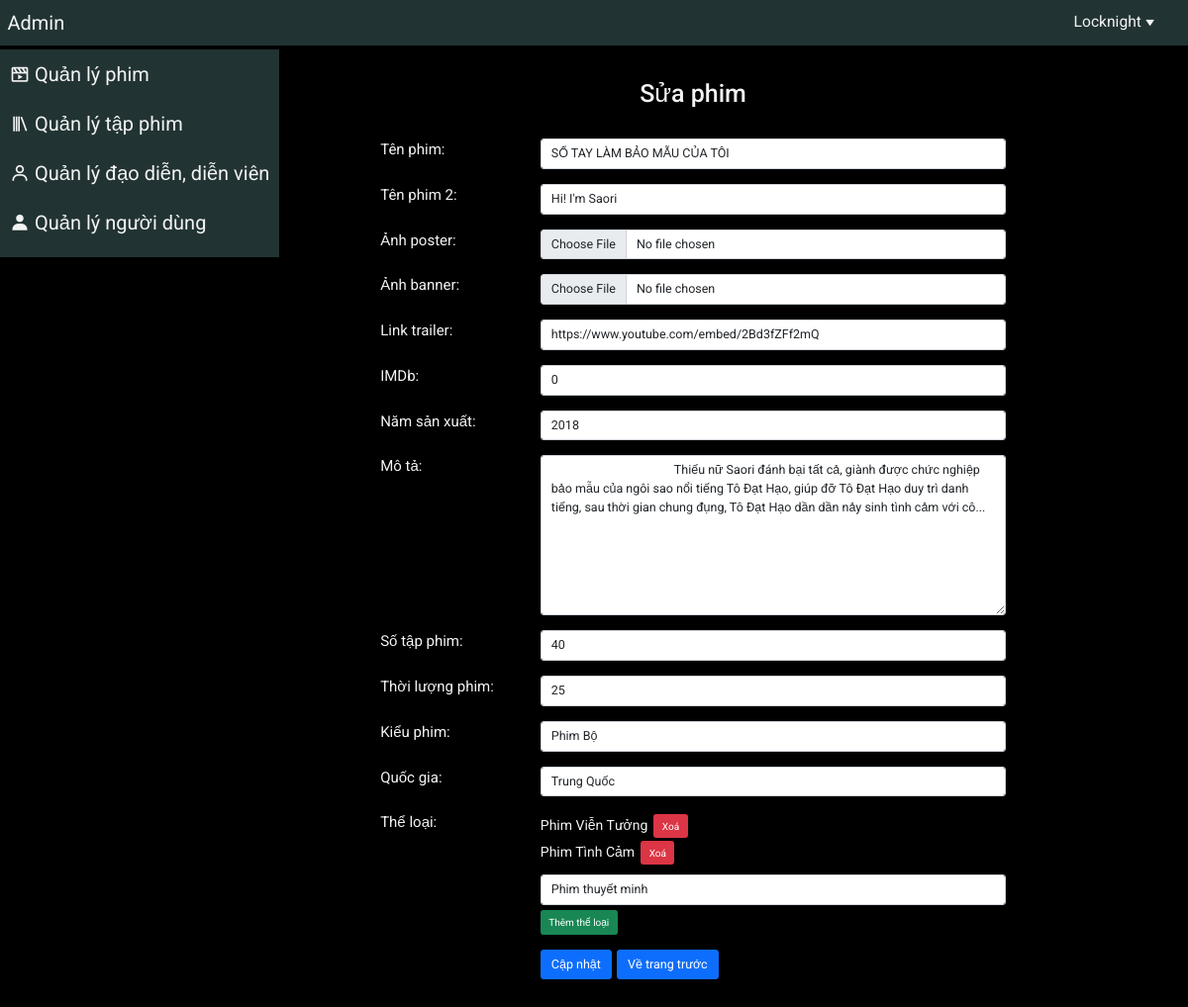
/admin/edit_film.php?film_id=45 (signed in), run on the app's committed database.
### tables this page shows
CREATE TABLE `films` (
	`film_id` INT(20) NOT NULL AUTO_INCREMENT,
	`name` varchar(150) NOT NULL,
	`name2` varchar(150),
	`image` varchar(300),
	`image_banner` varchar(300),
	`trailer` varchar(300),
	`IMDb` FLOAT(3),
	`year` INT(5),
	`description` varchar(1000),
	`episode_number` INT(10),
	`duration` INT(10),
	`num_view` INT(20),
	`nation_id` INT(5) NOT NULL,
	`created_at` TIMESTAMP NOT NULL,
	`updated_at` TIMESTAMP NOT NULL,
	`film_type` INT(5) NOT NULL,
	PRIMARY KEY (`film_id`)
);

CREATE TABLE `nations` (
	`nation_id` INT(5) NOT NULL AUTO_INCREMENT,
	`nation_name` varchar(50) NOT NULL,
	PRIMARY KEY (`nation_id`)
);

CREATE TABLE `genres` (
	`genre_id` INT(10) NOT NULL AUTO_INCREMENT,
	`genre_name` varchar(50) NOT NULL,
	PRIMARY KEY (`genre_id`)
);

### public/admin/edit_film.php (the view, shortened to what the rows shown need)
<?php
    require_once('../../src/db.php');
?>
<?php
    if (isset($_POST['btn-update-film'])) {
        $film_id = $_GET['film_id'];
        $name = $_POST['name'];
        $name2 = $_POST['name2'];
        $trailer = $_POST['trailer'];
        $imdb = $_POST['imdb'];
        $year = $_POST['year'];
        $description = $_POST['description'];
        $episode_number = $_POST['episode_number'];
        $film_type = $_POST['film_type'];
        $duration = $_POST['duration'];
        $nation = $_POST['nation'];
        $genre_text = $_POST['genre'];
        $genres = explode (",", $genre_text);
        $sql_image = "SELECT `image` FROM `films` WHERE `film_id` = ?";
        $stmt_image = $conn->prepare($sql_image);
        $stmt_image->bind_param('i', $film_id);
        $stmt_image->execute();
        $result_image = $stmt_image->get_result();
        $row_image = $result_image->fetch_assoc();
        $image_old = $row_image['image'];
        if (isset($_FILES['image_poster']) && $_FILES['image_poster']['name'] != '') {
            if ($_FILES['image_poster']['error'] == 0) {
                unlink(getUrlOfImageFromAdmin($image_old));
                $film_poster_name = time() . "_" . rand(100, 10000) . "_" . rand(1000, 1000000) . "_" . $_FILES['image_poster']['name'];
                $film_poster_name = str_replace(" ", "_", $film_poster_name);
                $source = $_FILES['image_poster']['tmp_name'];
                $destination = getUrlOfImageFromAdmin($film_poster_name);
                if (move_uploaded_file($source, $destination)) {
                } else {
                    $film_poster_name = "";
                }
            }
        } else {
            $film_poster_name = $image_old;
        }
        $sql_image = "SELECT `image_banner` FROM `films` WHERE `film_id` = ?";
        $stmt_image = $conn->prepare($sql_image);
        $stmt_image->bind_param('i', $_GET['film_id']);
        $stmt_image->execute();
        $result_image = $stmt_image->get_result();
        $row_image = $result_image->fetch_assoc();
        $image_old = $row_image['image_banner'];
        if (isset($_FILES['image_banner']) && $_FILES['image_banner']['name'] != '') {
            if ($_FILES['image_banner']['error'] == 0) {
                unlink(getUrlOfImageFromAdmin($image_old));
                $film_banner_name = time() . "_" . rand(100, 10000) . "_" . rand(1000, 1000000) . "_" . $_FILES['image_banner']['name'];
                $film_banner_name = str_replace(" ", "_", $film_banner_name);
                $source = $_FILES['image_banner']['tmp_name'];
                $destination = getUrlOfImageFromAdmin($film_banner_name);
                if (move_uploaded_file($source, $destination)) {
                } else {
                    $film_poster_name = "";
                }
            }
        } else {
            $film_banner_name = $image_old;
        }
        $sql = "UPDATE `films`
                SET     `name` = ?,
                        `name2` = ?,
                        `image` = ?,
                        `image_banner` = ?,
                        `trailer` = ?,
                        `IMDb` = ?,
                        `year` = ?,
                        `description` = ?,
                        `episode_number` = ?,
                        `duration` = ?,
                        `nation_id` = ?,
                        `updated_at` = NOW(),
                        `film_type` = ?
                WHERE `film_id` = ?;
        ";
        $stmt = $conn->prepare($sql);
        $stmt->bind_param('sssssdisiiiii', $name, $name2, $film_poster_name, $film_banner_name, $trailer, $imdb, $year, $description, $episode_number, $duration, $nation, $film_type, $film_id);
        $stmt->execute();
        $sql_delete_genre = "DELETE FROM `film-genre` WHERE `film_id` = ?";
        $stmt_delete_genre = $conn->prepare($sql_delete_genre);
        $stmt_delete_genre->bind_param('i', $film_id);
        $stmt_delete_genre->execute();
        $sql = "INSERT INTO `film-genre` (`film_id`, `genre_id`)
                VALUES (?, ?)";
        $stmt = $conn->prepare($sql);
        for ($i = 0; $i < count($genres)-1; $i++) {
            $stmt->bind_param('ii', $film_id, $genres[$i]);
            $stmt->execute();
        }
        $_SESSION['message'] = ['body' => 'Sửa phim thành công', 'type' => 'success'];
        header('Location: ');
    } else if (isset($_GET['film_id'])) {
        $sql = "SELECT * FROM `films` WHERE `film_id` = ?";
        $stmt = $conn->prepare($sql);
        $stmt->bind_param('i', $_GET['film_id']);
        $stmt->execute();
        $result = $stmt->get_result();
        $row = $result->fetch_assoc();
        $film_id = $row['film_id'];
        $name = $row['name'];
        $name2 = $row['name2'];
        $trailer = $row['trailer'];
        $imdb = $row['IMDb'];
        $year = $row['year'];
        $description = $row['description'];
        $episode_number = $row['episode_number'];
        $duration = $row['duration'];
        $nation = $row['nation_id'];
        $film_type = $row['film_type'];
    }
?>
<!DOCTYPE html>
<html lang="en">
<head>
    <?php include('./link_css.php') ?>
</head>
<body>
    <div class="wrapper container-fluid">
        <?php include('./header.php') ?>
        <div class="row">
            <div class="col-12 col-md-10">
                <div class="add-film container my-5">
                    <h1 class="text-center">Sửa phim</h1>
                    <div class="mt-5">
                        <form id="form-update-film" method="post" class="form-update-film" action="" enctype="multipart/form-data">
                            <div class="mb-4 row">
                                <div class="col-12 col-lg-6">
                                    <input type="text" class="form-control form-control-lg" id="name" name="name" placeholder="Nhập tên phim" value="<?= htmlentities($name) ?>" />
                                </div>
                            </div>
                            <div class="mb-4 row">
                                <div class="col-12 col-lg-6">
                                    <input type="text" class="form-control form-control-lg" id="name2" name="name2" placeholder="Nhập tên phim 2" value="<?= htmlentities($name2) ?>" />
                                </div>
                            </div>
                            <div class="mb-4 row">
                                <div class="col-12 col-lg-6">
                                    <input type="text" class="form-control form-control-lg" id="trailer" name="trailer" placeholder="Nhập link trailer" value="<?= htmlentities($trailer) ?>" />
                                </div>
                            </div>
                            <div class="mb-4 row">
                                <div class="col-12 col-lg-6">
                                    <input type="number" step="0.1" min="0" max="10" class="form-control form-control-lg" id="imdb" name="imdb" placeholder="Nhập điểm IMDb" value="<?= htmlentities($imdb) ?>" />
                                </div>
                            </div>
                            <div class="mb-4 row">
                                <div class="col-12 col-lg-6">
                                    <input type="number" step="any" min="0" max="2022" class="form-control form-control-lg" id="year" name="year" placeholder="Nhập năm sản xuất" value="<?= htmlentities($year) ?>" />
                                </div>
                            </div>
                            <div class="mb-4 row">
                                <div class="col-12 col-lg-6">
                                    <textarea name="description" id="description" cols="30" rows="8" class="form-control form-control-lg">
                                        <?= htmlentities($description) ?>
                                    </textarea>
                                </div>
                            </div>
                            <div class="mb-4 row">
                                <div class="col-12 col-lg-6">
                                    <input type="number" step="any" min="0" class="form-control form-control-lg" id="episode_number" name="episode_number" placeholder="Nhập số tập phim" value="<?= htmlentities($episode_number) ?>" />
                                </div>
                            </div>
                            <div class="mb-4 row">
                                <div class="col-12 col-lg-6">
                                    <input type="number" step="any" min="0" class="form-control form-control-lg" id="duration" name="duration" placeholder="Nhập thời lượng phim (tính theo phút)" value="<?= htmlentities($duration) ?>" />
                                </div>
                            </div>
                            <div class="mb-4 row">
                                <div class="col-12 col-lg-6">
                                    <select name="film_type" id="film_type" class="form-control form-control-lg">
                                        <?php
                                            $sql_film_type = "SELECT * FROM `film-types`";
                                            $result_film_type = $conn->query($sql_film_type);
                                            if ($result_film_type->num_rows > 0) {
                                                while ($row_film_type = $result_film_type->fetch_assoc()) {
                                        ?>
                                            <option value="<?= $row_film_type['id'] ?>" class="form-control form-control-lg"
                                                <?= ($row_film_type['id'] == $film_type) ? 'selected="selected"' : '' ?>
                                            >
                                                <?= $row_film_type['name'] ?>
                                            </option>
                                        <?php
                                                }
                                            }
                                        ?>
                                    </select>
                                </div>
                            </div>
                            <div class="mb-4 row">
                                <div class="col-12 col-lg-6">
                                    <select name="nation" id="nation" class="form-control form-control-lg">
                                        <?php
                                            $sql_nation = "SELECT * FROM `nations`";
                                            $result_nation = $conn->query($sql_nation);
                                            if ($result_nation->num_rows > 0) {
                                                while ($row_nation = $result_nation->fetch_assoc()) {
                                        ?>
                                            <option value="<?= $row_nation['nation_id'] ?>" class="form-control form-control-lg"
                                                     <?= ($row_nation['nation_id'] == $nation) ? 'selected="selected"' : '' ?>
                                            >
                                                <?= $row_nation['nation_name'] ?>
                                            </option>
                                        <?php
                                                }
                                            }
                                        ?>
                                    </select>
                                </div>
                            </div>
                            <div class="mb-4 row">
                                <div class="col-12 col-lg-6">
                                    <div  class="genre-box">
                                        <ul class="genre-list">
                                            <?php
                                                $sql_genre = "SELECT g.genre_id as `genre_id`, g.genre_name as `genre_name`
                                                              FROM `film-genre` as fg, `genres` as g
                                                              WHERE fg.genre_id = g.genre_id
                                                                    AND fg.film_id = $film_id
                                                ";
                                                $result_genre = $conn->query($sql_genre);
                                                if ($result_genre->num_rows > 0) {
                                                    while ($row_genre = $result_genre->fetch_assoc()) {
                                            ?>
                                                <li class="genre-item my-1 genre-id-<?= $row_genre['genre_id'] ?>">
                                                    <?= $row_genre['genre_name'] ?>
                                                    <button class="btn btn-danger ms-1"
                                                        onClick="removeGenre(<?= $row_genre['genre_id'] ?>);"
                                                    >
                                                        Xoá
                                                    </button>
                                                </li>
                                            <?php
                                                    }
                                                }
                                            ?>
                                        </ul>
                                    </div>
                                </div>
                            </div>
                        </form>
                    </div>
                </div>
            </div>
        </div>
    </div>
</body>
</html>

### data on the page
films: name "SỔ TAY LÀM BẢO MẪU CỦA TÔI", name2 "Hi! I'm Saori", trailer "https://www.youtube.com/embed/2Bd3fZFf2mQ", imdb "0", year "2018", description "Thiếu nữ Saori đánh bại tất cả, giành được chức nghiệp bảo mẫu của ngôi sao nổi tiếng Tô Đạt Hạo, giúp đỡ Tô Đạt Hạo duy trì danh tiếng, sau thời gian chung đụng, Tô Đạt Hạo dần dần nảy sinh tình cảm với cô...", episode_number "40", duration "25", film_type "Phim Bộ", nation "Trung Quốc"
genres: genre_name "Phim Viễn Tưởng"
genres: genre_name "Phim Tình Cảm"

### other printed values
form field genre-add "Phim thuyết minh"
